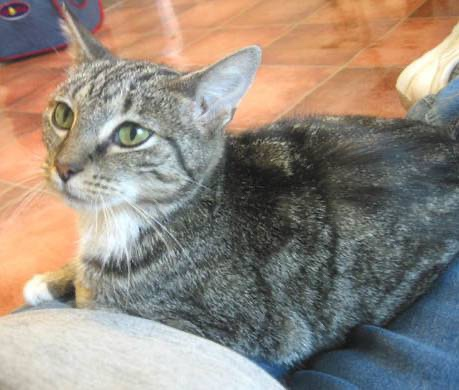
#> input picture cat.jpg, 459 x 390 px
$ jupyter execute task_01.ipynb
#> lines starting #> are read from the running program, lines starting #| are printed output that depends on the picture
[cell 1]
import cv2
import matplotlib.pyplot as plt
import numpy as np
import matplotlib.colors as clr

[cell 2]
im = cv2.imread("cat.jpg")
#> im is the input picture: shape (390, 459, 3); mean B, G, R 125.3, 136.2, 147.6
plt.axis('off')
plt.imshow(im)
plt.show()

[cell 3]
im_RGB = cv2.cvtColor(im, cv2.COLOR_BGR2RGB)
plt.imshow(im_RGB)
plt.show()

[cell 4]
R = im_RGB.copy()
R[:,:,(1,2)] = 0
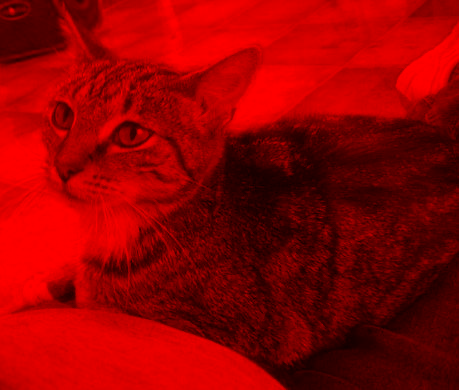
#> R: shape (390, 459, 3); mean R, G, B 147.6, 0, 0
plt.imshow(R)
plt.show()

[cell 5]
G = im_RGB.copy()
G[:,:,(0,2)] = 0
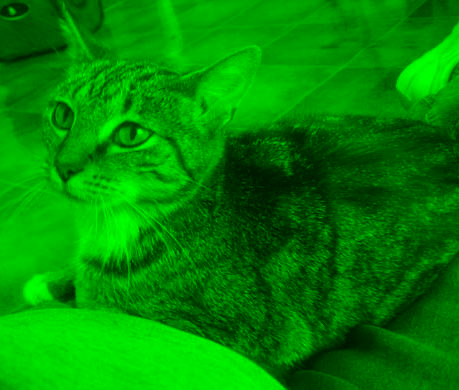
#> G: shape (390, 459, 3); mean R, G, B 0, 136.2, 0
plt.imshow(G)
plt.show()

[cell 6]
B = im_RGB.copy()
B[:,:,(0,1)] = 0
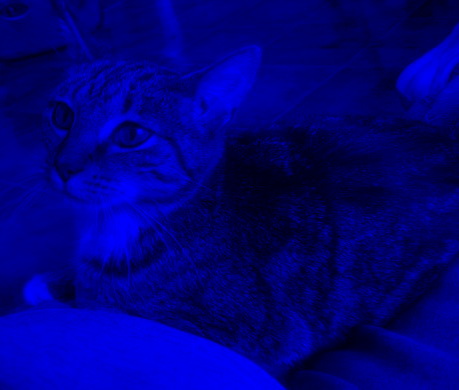
#> B: shape (390, 459, 3); mean R, G, B 0, 0, 125.3
plt.imshow(B)
plt.show()

[cell 7]
img_HSV = cv2.cvtColor(im, cv2.COLOR_BGR2HSV)
#> img_HSV: shape (390, 459, 3); mean H, S, V 55.1, 58.7, 156.8

[cell 8]
H = img_HSV.copy()
H[:, :, (1,2)] = 255
#> H: shape (390, 459, 3); mean H, S, V 55.1, 255, 255
H_RGB =  cv2.cvtColor(H,cv2.COLOR_HSV2RGB)
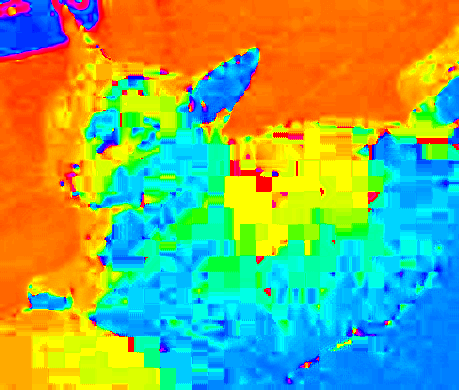
#> H_RGB: shape (390, 459, 3); mean R, G, B 133.5, 171.3, 102.9
plt.show()
plt.imshow(H_RGB)

[cell 9]
S = img_HSV.copy()
S[:, :, 0] = 179
#> S: shape (390, 459, 3); mean H, S, V 179, 58.7, 156.8
S[:, :, 2] = 255
#> S: shape (390, 459, 3); mean H, S, V 179, 58.7, 255
S_RGB =  cv2.cvtColor(S,cv2.COLOR_HSV2RGB)
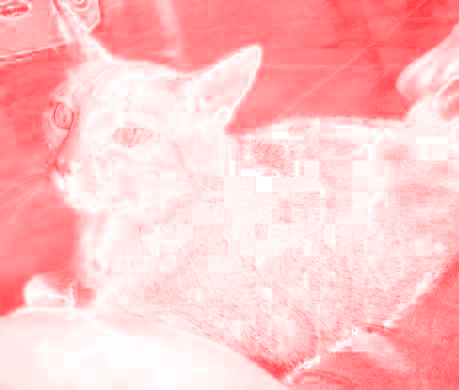
#> S_RGB: shape (390, 459, 3); mean R, G, B 255, 196, 197.8
plt.show()
plt.imshow(S_RGB)

[cell 10]
V = img_HSV.copy()
V[:, :, 0] = 179
V[:, :, 1] = 0
#> V: shape (390, 459, 3); mean H, S, V 179, 0, 156.8
V_RGB =  cv2.cvtColor(V,cv2.COLOR_HSV2RGB)
plt.show()
plt.imshow(V_RGB)

[cell 11]
im_Lab = cv2.cvtColor(im, cv2.COLOR_BGR2LAB)
#> im_Lab: shape (390, 459, 3); mean of channels 0, 1, 2 145.4, 131.3, 135.5

[cell 12]
L = im_Lab.copy()
L[:, :, (1,2)] = 0
#> L: shape (390, 459, 3); mean of channels 0, 1, 2 145.4, 0, 0
L_RGB =  cv2.cvtColor(L,cv2.COLOR_LAB2RGB)
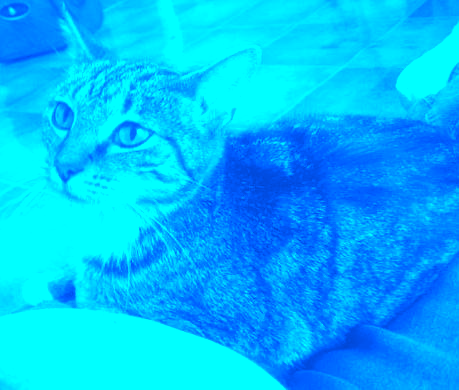
#> L_RGB: shape (390, 459, 3); mean R, G, B 0, 186.6, 254.4
L_GRAY = cv2.cvtColor(L_RGB,cv2.COLOR_RGB2GRAY)
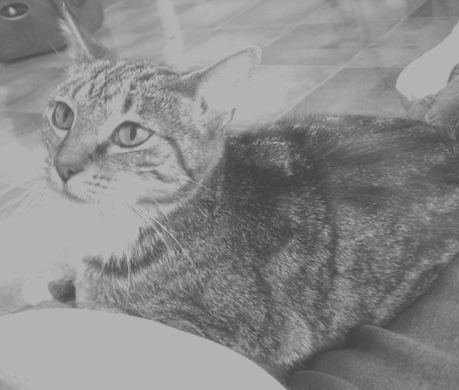
#> L_GRAY: shape (390, 459); min 63, max 179, mean 138.6
plt.imshow(L_GRAY, cmap="gray")
plt.show()

[cell 13]
a = im_Lab.copy()
a[:, :, 0] = 127
#> a: shape (390, 459, 3); mean of channels 0, 1, 2 127, 131.3, 135.5
a[:, :, 2] = 0
#> a: shape (390, 459, 3); mean of channels 0, 1, 2 127, 131.3, 0
a_RGB =  cv2.cvtColor(a,cv2.COLOR_LAB2RGB)
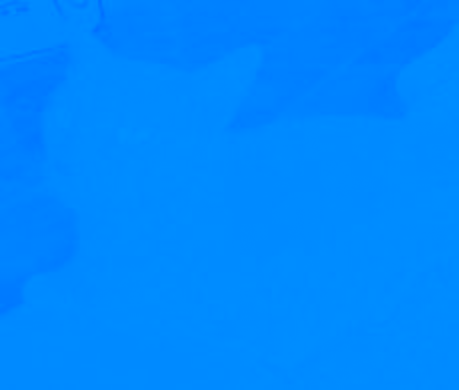
#> a_RGB: shape (390, 459, 3); mean R, G, B 0, 136.2, 255
a_GRAY = cv2.cvtColor(a_RGB,cv2.COLOR_RGB2GRAY)
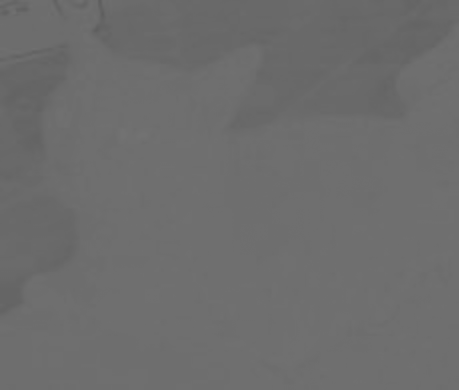
#> a_GRAY: shape (390, 459); min 94, max 114, mean 109

[cell 14]
cmap_a = clr.LinearSegmentedColormap.from_list('custom blue', ['Red',"Gray",'Green'], N=255)
plt.imshow(a_GRAY,  cmap=cmap_a)
plt.show()

[cell 15]
b = im_Lab.copy()
b[:, :, 0] = 127
b[:, :, 1] = 0
#> b: shape (390, 459, 3); mean of channels 0, 1, 2 127, 0, 135.5
b_RGB =  cv2.cvtColor(b,cv2.COLOR_LAB2RGB)
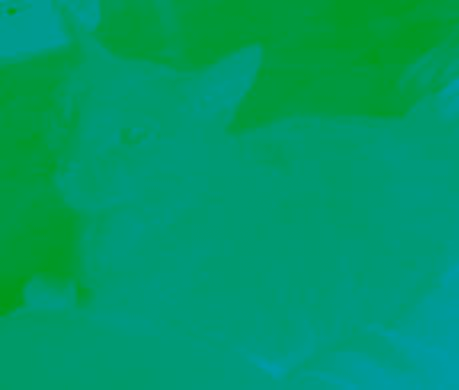
#> b_RGB: shape (390, 459, 3); mean R, G, B 0, 153.8, 102.1
b_GRAY = cv2.cvtColor(b_RGB,cv2.COLOR_RGB2GRAY)
